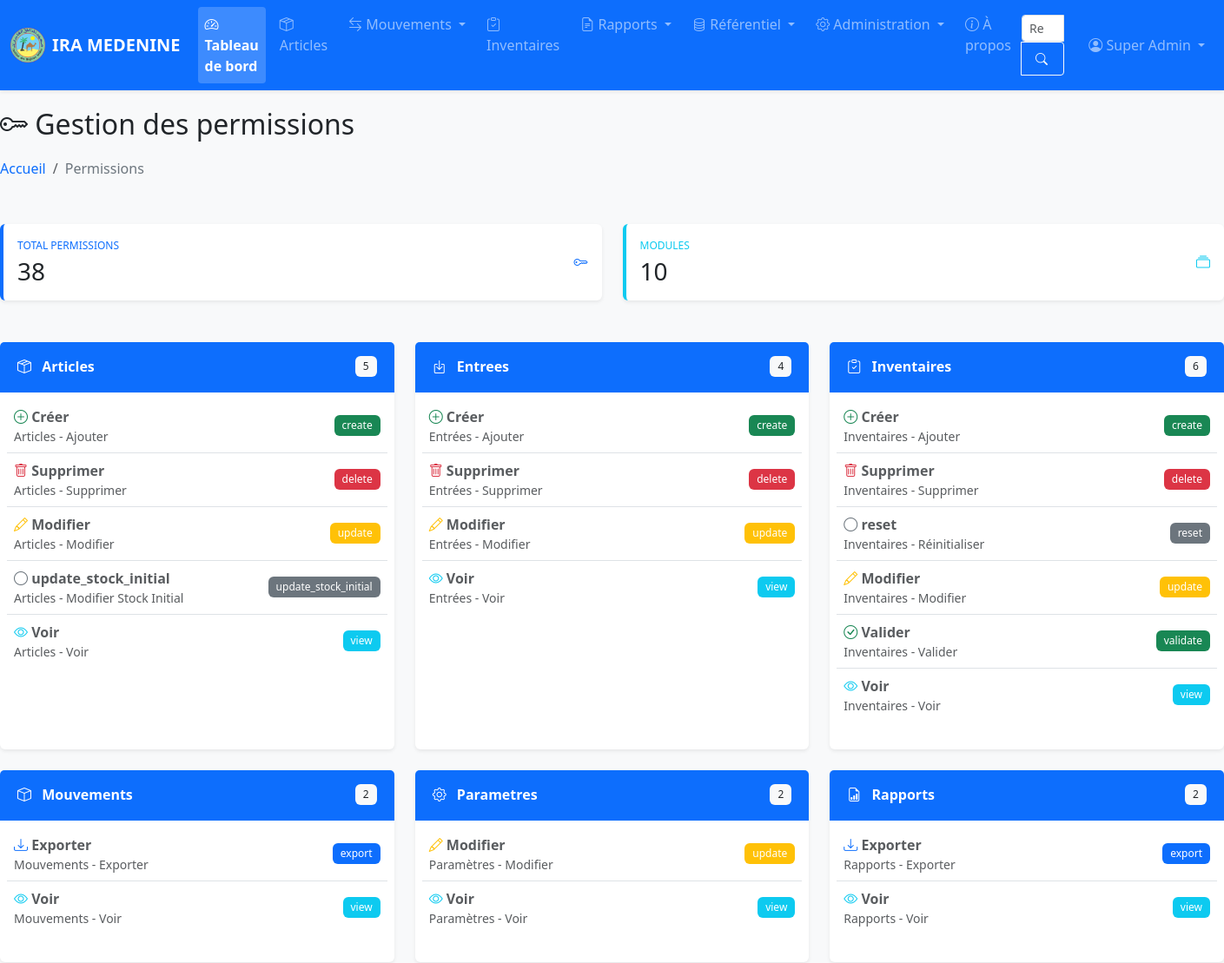
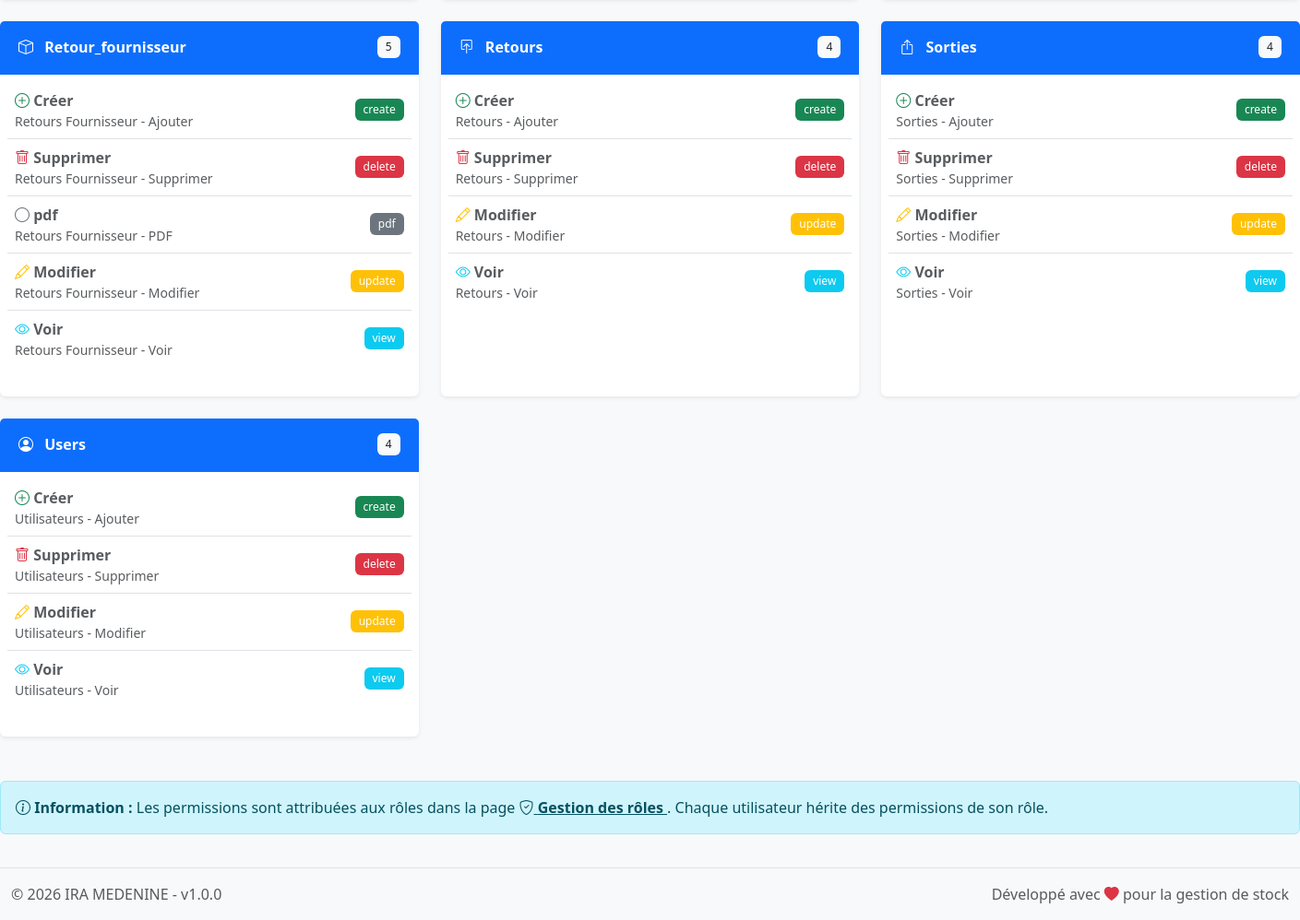
/pages/permissions/index.php (signed in), run on the app's committed database (2 pictures, top to bottom).
### tables this page shows
CREATE TABLE IF NOT EXISTS `parametres` (
  `id` int NOT NULL AUTO_INCREMENT,
  `nom_etablissement` varchar(255) NOT NULL,
  `logo` varchar(255) DEFAULT NULL,
  `adresse` text,
  `tel_fixe` varchar(20) DEFAULT NULL,
  `tel_mobile` varchar(20) DEFAULT NULL,
  `fax` varchar(20) DEFAULT NULL,
  `email` varchar(100) DEFAULT NULL,
  `site_web` varchar(50) NOT NULL,
  `created_at` timestamp NOT NULL DEFAULT CURRENT_TIMESTAMP,
  `updated_at` timestamp NOT NULL DEFAULT CURRENT_TIMESTAMP ON UPDATE CURRENT_TIMESTAMP,
  PRIMARY KEY (`id`)
);

CREATE TABLE IF NOT EXISTS `permissions` (
  `id` int NOT NULL AUTO_INCREMENT,
  `nom` varchar(100) NOT NULL,
  `module` varchar(50) NOT NULL,
  `action` varchar(50) NOT NULL,
  `description` text,
  `created_at` timestamp NOT NULL DEFAULT CURRENT_TIMESTAMP,
  PRIMARY KEY (`id`),
  UNIQUE KEY `unique_permission` (`module`,`action`),
  KEY `idx_module` (`module`)
);

### classes/Database.php (called while the page is built, shortened)
<?php
class Database {
    private static $instance = null;
    private $connection;
    private $stmt;
    private function __construct() {
        try {
            $dsn = "mysql:host=" . DB_HOST . ";dbname=" . DB_NAME . ";charset=" . DB_CHARSET;
            $options = [
                PDO::ATTR_ERRMODE => PDO::ERRMODE_EXCEPTION,
                PDO::ATTR_DEFAULT_FETCH_MODE => PDO::FETCH_ASSOC,
                PDO::ATTR_EMULATE_PREPARES => true,
                PDO::ATTR_PERSISTENT => true,
                PDO::MYSQL_ATTR_INIT_COMMAND => "SET NAMES " . DB_CHARSET
            ];
            $this->connection = new PDO($dsn, DB_USER, DB_PASS, $options);
        } catch (PDOException $e) {
            die("Erreur de connexion à la base de données: " . $e->getMessage());
        }
    }
    public static function getInstance() {
        if (self::$instance === null) {
            self::$instance = new self();
        }
        return self::$instance;
    }
    public function prepare($sql) {
        $this->stmt = $this->connection->prepare($sql);
        return $this;
    }
    public function fetchAll() {
        $this->stmt->execute();
        return $this->stmt->fetchAll();
    }
    public function fetch() {
        $this->stmt->execute();
        return $this->stmt->fetch();
    }
}

### config/config.php (called while the page is built, shortened)
<?php
spl_autoload_register(function ($class) {
    $class_file = ROOT_PATH . '/classes/' . $class . '.php';
});

### classes/Auth.php (called while the page is built, shortened)
<?php
class Auth {
    private $db;
    public function __construct() {
        $this->db = Database::getInstance();
    }
    public function isLoggedIn() {
        if (isset($_SESSION['user_id']) && isset($_SESSION['last_activity'])) {
            return true;
        }
        return false;
    }
    public function getUser() {
        if ($this->isLoggedIn()) {
            return [
                'id' => $_SESSION['user_id'],
                'login' => $_SESSION['user_login'],
                'nom' => $_SESSION['user_nom'],
                'prenom' => $_SESSION['user_prenom'],
                'mail' => $_SESSION['user_mail'],
                'role_id' => $_SESSION['user_role_id'],
                'role_name' => $_SESSION['user_role_name']
            ];
        }
        return null;
    }
    public function isAdmin() {
        return isset($_SESSION['user_role_name']) && $_SESSION['user_role_name'] === 'admin';
    }
    public function hasPermission($module, $action) {
        if ($this->isAdmin()) {
            return true;
        }
        $sql = "SELECT COUNT(*) as count
                FROM role_permissions rp
                INNER JOIN permissions p ON rp.permission_id = p.id
                WHERE rp.role_id = :role_id
                AND p.module = :module
                AND p.action = :action";
        $this->db->prepare($sql);
        $this->db->bind(':role_id', $_SESSION['user_role_id']);
        $this->db->bind(':module', $module);
        $this->db->bind(':action', $action);
        $result = $this->db->fetch();
        return $result['count'] > 0;
    }
}

### pages/permissions/index.php (the view, shortened to what this page needs)
<?php
require_once __DIR__ . '/../../includes/header.php';
$auth->requirePermission('permissions', 'view');
$db = Database::getInstance();
$sql = "SELECT * FROM permissions ORDER BY module, action";
$db->prepare($sql);
$all_permissions = $db->fetchAll();
$permissions_by_module = [];
foreach ($all_permissions as $perm) {
    $module = $perm['module'];
    if (!isset($permissions_by_module[$module])) {
        $permissions_by_module[$module] = [];
    }
    $permissions_by_module[$module][] = $perm;
}
$total_permissions = count($all_permissions);
$total_modules = count($permissions_by_module);
$module_icons = [
    'dashboard' => 'bi-speedometer2',
    'articles' => 'bi-box-seam',
    'services' => 'bi-building',
    'employes' => 'bi-people',
    'fournisseurs' => 'bi-truck',
    'entrees' => 'bi-box-arrow-in-down',
    'sorties' => 'bi-box-arrow-up',
    'retours' => 'bi-box-arrow-in-up',
    'bureaux' => 'bi-door-open',
    'inventaires' => 'bi-clipboard-check',
    'users' => 'bi-person-circle',
    'roles' => 'bi-shield-check',
    'permissions' => 'bi-key',
    'parametres' => 'bi-gear',
    'rapports' => 'bi-file-earmark-bar-graph',
    'traces' => 'bi-clock-history',
    'versions' => 'bi-tag'
];
$action_config = [
    'view' => ['icon' => 'bi-eye', 'color' => 'info', 'label' => 'Voir'],
    'create' => ['icon' => 'bi-plus-circle', 'color' => 'success', 'label' => 'Créer'],
    'update' => ['icon' => 'bi-pencil', 'color' => 'warning', 'label' => 'Modifier'],
    'delete' => ['icon' => 'bi-trash', 'color' => 'danger', 'label' => 'Supprimer'],
    'export' => ['icon' => 'bi-download', 'color' => 'primary', 'label' => 'Exporter'],
    'import' => ['icon' => 'bi-upload', 'color' => 'primary', 'label' => 'Importer'],
    'validate' => ['icon' => 'bi-check-circle', 'color' => 'success', 'label' => 'Valider'],
    'close' => ['icon' => 'bi-lock', 'color' => 'secondary', 'label' => 'Clôturer']
];
?>
<?php require_once __DIR__ . '/../../includes/navbar.php'; ?>
<div class="container-fluid main-container">
    <div class="row mb-4">
        <div class="col-12">
            <div class="d-flex justify-content-between align-items-center">
                <div>
                    <h2><i class="bi bi-key"></i> Gestion des permissions</h2>
                    <nav aria-label="breadcrumb">
                        <ol class="breadcrumb">
                            <li class="breadcrumb-item"><a href="<?php echo BASE_URL; ?>/index.php">Accueil</a></li>
                            <li class="breadcrumb-item active">Permissions</li>
                        </ol>
                    </nav>
                </div>
            </div>
        </div>
    </div>
    <div class="row mb-4">
        <div class="col-md-6">
            <div class="card border-left-primary">
                <div class="card-body">
                    <div class="d-flex justify-content-between align-items-center">
                        <div>
                            <div class="text-xs font-weight-bold text-primary text-uppercase mb-1">Total Permissions</div>
                            <div class="h3 mb-0 font-weight-bold"><?php echo $total_permissions; ?></div>
                        </div>
                        <div class="text-primary">
                            <i class="bi bi-key fa-2x"></i>
                        </div>
                    </div>
                </div>
            </div>
        </div>
        <div class="col-md-6">
            <div class="card border-left-info">
                <div class="card-body">
                    <div class="d-flex justify-content-between align-items-center">
                        <div>
                            <div class="text-xs font-weight-bold text-info text-uppercase mb-1">Modules</div>
                            <div class="h3 mb-0 font-weight-bold"><?php echo $total_modules; ?></div>
                        </div>
                        <div class="text-info">
                            <i class="bi bi-collection fa-2x"></i>
                        </div>
                    </div>
                </div>
            </div>
        </div>
    </div>
    <div class="row">
        <?php foreach ($permissions_by_module as $module => $permissions): ?>
            <div class="col-md-6 col-lg-4 mb-4">
                <div class="card h-100 shadow-sm">
                    <div class="card-header bg-primary text-white">
                        <i class="<?php echo $module_icons[$module] ?? 'bi-box'; ?>"></i>
                        <strong><?php echo ucfirst($module); ?></strong>
                        <span class="badge bg-light text-dark float-end"><?php echo count($permissions); ?></span>
                    </div>
                    <div class="card-body p-2">
                        <div class="list-group list-group-flush">
                            <?php foreach ($permissions as $perm): ?>
                                <?php
                                $action = $perm['action'];
                                $config = $action_config[$action] ?? ['icon' => 'bi-circle', 'color' => 'secondary', 'label' => $action];
                                ?>
                                <div class="list-group-item list-group-item-action d-flex justify-content-between align-items-center p-2">
                                    <div>
                                        <i class="<?php echo $config['icon']; ?> text-<?php echo $config['color']; ?>"></i>
                                        <strong><?php echo $config['label']; ?></strong>
                                        <small class="text-muted d-block"><?php echo htmlspecialchars($perm['nom']); ?></small>
                                    </div>
                                    <span class="badge bg-<?php echo $config['color']; ?>"><?php echo $action; ?></span>
                                </div>
                            <?php endforeach; ?>
                        </div>
                    </div>
                </div>
            </div>
        <?php endforeach; ?>
    </div>
    <div class="row mt-4">
        <div class="col-12">
            <div class="alert alert-info">
                <i class="bi bi-info-circle"></i>
                <strong>Information :</strong>
                Les permissions sont attribuées aux rôles dans la page
                <a href="<?php echo BASE_URL; ?>/pages/roles/index.php" class="alert-link">
                    <i class="bi bi-shield-check"></i> Gestion des rôles
                </a>.
                Chaque utilisateur hérite des permissions de son rôle.
            </div>
        </div>
    </div>
</div>
<?php require_once __DIR__ . '/../../includes/footer.php'; ?>

### includes/navbar.php (shortened to what this page needs)
<nav class="navbar navbar-expand-lg navbar-dark bg-primary sticky-top">
    <div class="container-fluid">
        <a class="navbar-brand d-flex align-items-center" href="<?php echo BASE_URL; ?>/index.php">
            <?php if (!empty($parametres['logo'])): ?>
                <img src="<?php echo BASE_URL; ?>/uploads/logo/<?php echo htmlspecialchars($parametres['logo']); ?>" alt="Logo" height="40" class="me-2" style="object-fit:contain;">
            <?php endif; ?>
            <span class="fw-bold"><?php echo htmlspecialchars($parametres['nom_etablissement'] ?? APP_NAME); ?></span>
        </a>
        <div class="collapse navbar-collapse" id="navbarMain">
            <ul class="navbar-nav me-auto mb-2 mb-lg-0">
                <li class="nav-item">
                    <a class="nav-link <?php echo basename($_SERVER['PHP_SELF']) == 'index.php' ? 'active' : ''; ?>" href="<?php echo BASE_URL; ?>/index.php">
                        <i class="bi bi-speedometer2"></i> Tableau de bord
                    </a>
                </li>
                <?php if ($auth->hasPermission('articles', 'view')): ?>
                <li class="nav-item">
                    <a class="nav-link <?php echo strpos($_SERVER['PHP_SELF'], 'articles') !== false ? 'active' : ''; ?>" href="<?php echo BASE_URL; ?>/pages/articles/index.php">
                        <i class="bi bi-box-seam"></i> Articles
                    </a>
                </li>
                <?php endif; ?>
                <?php if ($auth->hasPermission('entrees', 'view') || $auth->hasPermission('sorties', 'view') || $auth->hasPermission('retours', 'view')): ?>
                <li class="nav-item dropdown">
                    <a class="nav-link dropdown-toggle" href="#" id="navbarMouvements" role="button" data-bs-toggle="dropdown" aria-expanded="false">
                        <i class="bi bi-arrow-left-right"></i> Mouvements
                    </a>
                </li>
                <?php endif; ?>
                <?php if ($auth->hasPermission('inventaires', 'view')): ?>
                <li class="nav-item">
                    <a class="nav-link <?php echo strpos($_SERVER['PHP_SELF'], 'inventaires') !== false ? 'active' : ''; ?>" href="<?php echo BASE_URL; ?>/pages/inventaires/index.php">
                        <i class="bi bi-clipboard-check"></i> Inventaires
                    </a>
                </li>
                <?php endif; ?>
                <?php if ($auth->hasPermission('rapports', 'view')): ?>
                <li class="nav-item dropdown">
                    <a class="nav-link dropdown-toggle" href="#" id="navbarRapports" role="button" data-bs-toggle="dropdown" aria-expanded="false">
                        <i class="bi bi-file-earmark-text"></i> Rapports
                    </a>
                </li>
                <?php endif; ?>
                <?php if ($auth->hasPermission('services', 'view') || $auth->hasPermission('employes', 'view') || $auth->hasPermission('fournisseurs', 'view') || $auth->hasPermission('equipes', 'view')): ?>
                <li class="nav-item dropdown">
                    <a class="nav-link dropdown-toggle" href="#" id="navbarReferentiel" role="button" data-bs-toggle="dropdown" aria-expanded="false">
                        <i class="bi bi-database"></i> Référentiel
                    </a>
                </li>
                <?php endif; ?>
                <?php if ($auth->isAdmin()): ?>
                <li class="nav-item dropdown">
                    <a class="nav-link dropdown-toggle" href="#" id="navbarAdmin" role="button" data-bs-toggle="dropdown" aria-expanded="false">
                        <i class="bi bi-gear"></i> Administration
                    </a>
                </li>
                <?php endif; ?>
                <li class="nav-item">
                    <a class="nav-link" href="<?php echo BASE_URL; ?>/pages/apropos/index.php">
                        <i class="bi bi-info-circle"></i> À propos
                    </a>
                </li>
            </ul>
            <form class="d-flex me-3" action="<?php echo BASE_URL; ?>/pages/search.php" method="GET">
                <div class="input-group">
                    <input class="form-control form-control-sm" type="search" placeholder="Rechercher..." aria-label="Rechercher" name="q" required>
                    <button class="btn btn-outline-light btn-sm" type="submit"><i class="bi bi-search"></i></button>
                </div>
            </form>
            <ul class="navbar-nav">
                <li class="nav-item dropdown">
                    <a class="nav-link dropdown-toggle" href="#" id="navbarUser" role="button" data-bs-toggle="dropdown" aria-expanded="false">
                        <i class="bi bi-person-circle"></i> <?php echo $current_user['prenom'] . ' ' . $current_user['nom']; ?>
                    </a>
                </li>
            </ul>
        </div>
    </div>
</nav>

### includes/footer.php (shortened to what this page needs)
    <footer class="footer mt-auto py-3 bg-light border-top">
        <div class="container-fluid">
            <div class="row">
                <div class="col-md-6 text-muted">
                    &copy; <?php echo date('Y'); ?> <?php echo $parametres['nom_etablissement'] ?? APP_NAME; ?> - v<?php echo APP_VERSION; ?>
                </div>
                <div class="col-md-6 text-end text-muted">
                    Développé avec <i class="bi bi-heart-fill text-danger"></i> pour la gestion de stock
                </div>
            </div>
        </div>
    </footer>
</body>
</html>

### data on the page
parametres: logo (picture), nom_etablissement "IRA MEDENINE"
permissions: action "Créer", nom "Articles - Ajouter", action "create"
permissions: action "Supprimer", nom "Articles - Supprimer", action "delete"
permissions: action "Modifier", nom "Articles - Modifier", action "update"
permissions: action "update_stock_initial", nom "Articles - Modifier Stock Initial"
permissions: action "Voir", nom "Articles - Voir", action "view"
permissions: action "Créer", nom "Entrées - Ajouter", action "create"
permissions: action "Supprimer", nom "Entrées - Supprimer", action "delete"
permissions: action "Modifier", nom "Entrées - Modifier", action "update"
permissions: action "Voir", nom "Entrées - Voir", action "view"
permissions: action "Créer", nom "Inventaires - Ajouter", action "create"
permissions: action "Supprimer", nom "Inventaires - Supprimer", action "delete"
permissions: action "reset", nom "Inventaires - Réinitialiser"
permissions: action "Modifier", nom "Inventaires - Modifier", action "update"
permissions: action "Valider", nom "Inventaires - Valider", action "validate"
permissions: action "Voir", nom "Inventaires - Voir", action "view"
permissions: action "Exporter", nom "Mouvements - Exporter", action "export"
permissions: action "Voir", nom "Mouvements - Voir", action "view"
permissions: action "Modifier", nom "Paramètres - Modifier", action "update"
permissions: action "Voir", nom "Paramètres - Voir", action "view"
permissions: action "Exporter", nom "Rapports - Exporter", action "export"
permissions: action "Voir", nom "Rapports - Voir", action "view"
permissions: action "Créer", nom "Retours Fournisseur - Ajouter", action "create"
permissions: action "Supprimer", nom "Retours Fournisseur - Supprimer", action "delete"
permissions: action "pdf", nom "Retours Fournisseur - PDF"
permissions: action "Modifier", nom "Retours Fournisseur - Modifier", action "update"
permissions: action "Voir", nom "Retours Fournisseur - Voir", action "view"
permissions: action "Créer", nom "Retours - Ajouter", action "create"
permissions: action "Supprimer", nom "Retours - Supprimer", action "delete"
permissions: action "Modifier", nom "Retours - Modifier", action "update"
permissions: action "Voir", nom "Retours - Voir", action "view"
permissions: action "Créer", nom "Sorties - Ajouter", action "create"
permissions: action "Supprimer", nom "Sorties - Supprimer", action "delete"
permissions: action "Modifier", nom "Sorties - Modifier", action "update"
permissions: action "Voir", nom "Sorties - Voir", action "view"
permissions: action "Créer", nom "Utilisateurs - Ajouter", action "create"
permissions: action "Supprimer", nom "Utilisateurs - Supprimer", action "delete"
permissions: action "Modifier", nom "Utilisateurs - Modifier", action "update"
permissions: action "Voir", nom "Utilisateurs - Voir", action "view"

### other printed values
$current_user['prenom'] "Super"
$current_user['nom'] "Admin"
$total_permissions "38"
$total_modules "10"
$module "Articles"
count($permissions) "5"
$module "Entrees"
count($permissions) "4"
$module "Inventaires"
count($permissions) "6"
$module "Mouvements"
count($permissions) "2"
$module "Parametres"
$module "Rapports"
$module "Retour_fournisseur"
